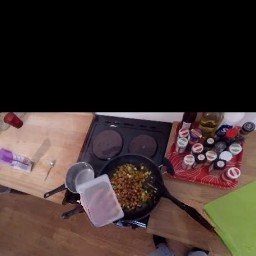
#> input picture annotation/example_0053376.png, 256 x 256 px
$ python concatenate_images.py ../annotation ../annotation ../annotation ../annotation out
#> lines starting #> are read from the running program, lines starting #| are printed output that depends on the picture
import argparse
import cv2
from PIL import Image, ImageDraw, ImageFont
import os

def concatenate_images(dir1, dir2, text_dir, taxonomy_dir, output_dir):
    # Ensure the output directory exists
#> called with dir1 = '../annotation', dir2 = '../annotation', text_dir = '../annotation', taxonomy_dir = '../annotation', output_dir = 'out'
    if not os.path.exists(output_dir):
        os.makedirs(output_dir)

    # Get the list of image files from the first directory
    images_dir1 = os.listdir(dir1)

    for image_name in images_dir1:
        # Create full file paths for both directories and the text file
        image_path1 = os.path.join(dir1, image_name)
        image_path2 = os.path.join(dir2, image_name)
        text_file_path = os.path.join(text_dir, os.path.splitext(image_name)[0] + '.txt')
        taxonomy_pred_path = os.path.join(taxonomy_dir, 'pred', os.path.splitext(image_name)[0] + '.txt')
        taxonomy_gt_path = os.path.join(taxonomy_dir, 'gt', os.path.splitext(image_name)[0] + '.txt')

        # Check if the file also exists in the second directory
        if os.path.isfile(image_path1) and os.path.isfile(image_path2):
            # Open both images
            with Image.open(image_path1) as img1, Image.open(image_path2) as img2:
                # Ensure the images have the same height for horizontal concatenation
#> img1 is the input picture: PIL image 256x256 RGB; mean R, G, B 62.7, 49.1, 45.7
                if img1.size[1] != img2.size[1]:
                    img2 = img2.resize((int(img2.width * img1.height / img2.height), img1.height))

                # Concatenate the images horizontally
                new_width = img1.width + img2.width
#> new_width = 512
                new_height = img1.height
#> new_height = 256
                concatenated_image = Image.new('RGB', (new_width, new_height))
#> concatenated_image: PIL image 512x256 RGB; every value is 0
                concatenated_image.paste(img1, (0, 0))
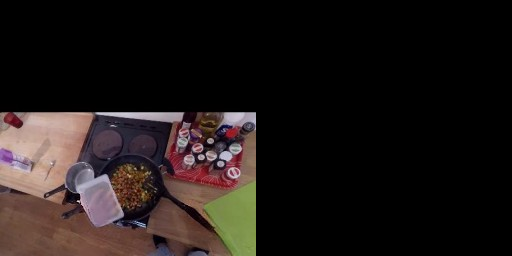
#> concatenated_image: PIL image 512x256 RGB; mean R, G, B 31.3, 24.6, 22.8
                concatenated_image.paste(img2, (img1.width, 0))
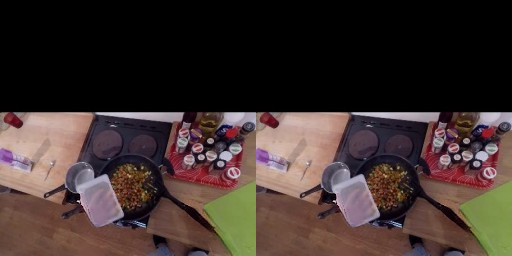
#> concatenated_image: PIL image 512x256 RGB; mean R, G, B 62.7, 49.1, 45.7

                # Read text from the corresponding text file if it exists
                text_to_add = ""
                if os.path.isfile(text_file_path):
                    with open(text_file_path, 'r') as text_file:
                        text_to_add = text_file.readline().strip()
                pred_text = ""
                if os.path.isfile(taxonomy_pred_path):
                    with open(taxonomy_pred_path, 'r') as tax_pred_f:
                        pred_text = tax_pred_f.readline().strip()
                gt_text = ""
                if os.path.isfile(taxonomy_gt_path):
                    with open(taxonomy_gt_path, 'r') as tax_gt_f:
                        gt_text = tax_gt_f.readline().strip()


                # Add the text to the top center of the image
                draw = ImageDraw.Draw(concatenated_image)
                font_size = 24  # Adjust the font size as needed
                font_path = os.path.join(cv2.__path__[0],'qt','fonts','DejaVuSans.ttf')
                font = ImageFont.truetype(font_path, size=font_size)

                # Calculate the text bounding box to determine its width and height
                text_bbox = draw.textbbox((0, 0), text_to_add, font=font)
#> text_bbox = (0, 0, 0, 0)
                text_width = text_bbox[2] - text_bbox[0]
#> text_width = 0
                text_height = text_bbox[3] - text_bbox[1]
#> text_height = 0

                # Calculate the position to center the text at the top
                text_x = (new_width - text_width) // 2
#> text_x = 256
                text_y = 10  # Add a small margin from the top

                draw.text((int(new_width/8), int(new_height/3)), f"Pred: {pred_text}", font=font)
                draw.text((int(new_width/8) * 6, int(new_height/3)), f"GT: {gt_text}", font=font)

                # Draw the text onto the image
                draw.text((text_x, text_y), text_to_add, font=font, fill='white')

                # Save the concatenated image to the output directory
                output_path = os.path.join(output_dir, image_name)
                concatenated_image.save(output_path)
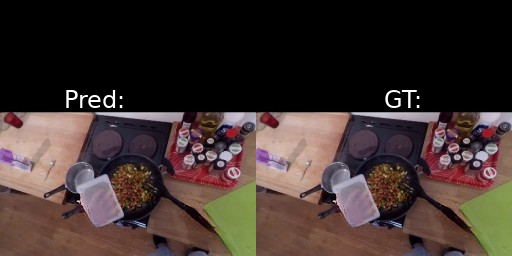
#> saved as example_0053376.png: PIL image 512x256 RGB; mean R, G, B 63.7, 50.1, 46.6

                print(f'Saved concatenated image: {output_path}')
        else:
            print(f'Skipping {image_name} as it does not exist in both directories')

def main():
    # Set up argument parsing
    parser = argparse.ArgumentParser(description='Concatenate images from two directories with the same names side by side and add text from a text file.')
    parser.add_argument('dir1', type=str, help='Path to the first directory containing images')
    parser.add_argument('dir2', type=str, help='Path to the second directory containing images')
    parser.add_argument('text_dir', type=str, help='Path to the directory containing text files with captions')
    parser.add_argument('taxonomy_dir', type=str)
    parser.add_argument('output_dir', type=str, help='Path to the output directory where concatenated images will be saved')

    # Parse the arguments
    args = parser.parse_args()

    # Run the concatenation process
    concatenate_images(args.dir1, args.dir2, args.text_dir, args.taxonomy_dir, args.output_dir)

if __name__ == "__main__":
    main()
